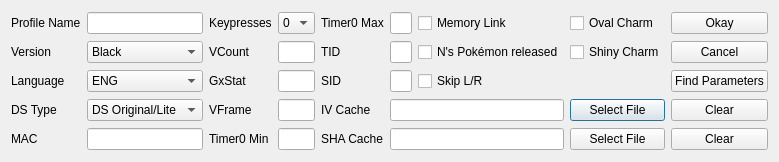
<?xml version="1.0" encoding="UTF-8"?>
<ui version="4.0">
 <class>ProfileEditor5</class>
 <widget class="QDialog" name="ProfileEditor5">
  <property name="geometry">
   <rect>
    <x>0</x>
    <y>0</y>
    <width>752</width>
    <height>162</height>
   </rect>
  </property>
  <property name="windowTitle">
   <string>Profile Editor Gen 5</string>
  </property>
  <layout class="QGridLayout" name="gridLayout">
   <item row="0" column="0">
    <widget class="QLabel" name="labelProfile">
     <property name="text">
      <string>Profile Name</string>
     </property>
    </widget>
   </item>
   <item row="0" column="1">
    <widget class="QLineEdit" name="lineEditProfile"/>
   </item>
   <item row="1" column="0">
    <widget class="QLabel" name="labelVersion">
     <property name="text">
      <string>Version</string>
     </property>
    </widget>
   </item>
   <item row="1" column="1">
    <widget class="ComboBox" name="comboBoxVersion">
     <item>
      <property name="text">
       <string>Black</string>
      </property>
     </item>
     <item>
      <property name="text">
       <string>White</string>
      </property>
     </item>
     <item>
      <property name="text">
       <string>Black 2</string>
      </property>
     </item>
     <item>
      <property name="text">
       <string>White 2</string>
      </property>
     </item>
    </widget>
   </item>
   <item row="2" column="0">
    <widget class="QLabel" name="labelLanguage">
     <property name="text">
      <string>Language</string>
     </property>
    </widget>
   </item>
   <item row="2" column="1">
    <widget class="ComboBox" name="comboBoxLanguage">
     <item>
      <property name="text">
       <string>ENG</string>
      </property>
     </item>
     <item>
      <property name="text">
       <string>SPA</string>
      </property>
     </item>
     <item>
      <property name="text">
       <string>FRE</string>
      </property>
     </item>
     <item>
      <property name="text">
       <string>ITA</string>
      </property>
     </item>
     <item>
      <property name="text">
       <string>DEU</string>
      </property>
     </item>
     <item>
      <property name="text">
       <string>JPN</string>
      </property>
     </item>
     <item>
      <property name="text">
       <string>KOR</string>
      </property>
     </item>
    </widget>
   </item>
   <item row="3" column="0">
    <widget class="QLabel" name="labelDSType">
     <property name="text">
      <string>DS Type</string>
     </property>
    </widget>
   </item>
   <item row="3" column="1">
    <widget class="ComboBox" name="comboBoxDSType">
     <item>
      <property name="text">
       <string>DS Original/Lite</string>
      </property>
     </item>
     <item>
      <property name="text">
       <string>DSi/DSi XL</string>
      </property>
     </item>
     <item>
      <property name="text">
       <string>3DS</string>
      </property>
     </item>
    </widget>
   </item>
   <item row="4" column="0">
    <widget class="QLabel" name="labelMAC">
     <property name="text">
      <string>MAC</string>
     </property>
    </widget>
   </item>
   <item row="4" column="1">
    <widget class="TextBox" name="textBoxMAC"/>
   </item>
   <item row="0" column="2">
    <widget class="QLabel" name="labelKeypresses">
     <property name="text">
      <string>Keypresses</string>
     </property>
    </widget>
   </item>
   <item row="0" column="3">
    <widget class="CheckList" name="comboBoxKeypresses">
     <item>
      <property name="text">
       <string notr="true">0</string>
      </property>
     </item>
     <item>
      <property name="text">
       <string notr="true">1</string>
      </property>
     </item>
     <item>
      <property name="text">
       <string notr="true">2</string>
      </property>
     </item>
     <item>
      <property name="text">
       <string notr="true">3</string>
      </property>
     </item>
     <item>
      <property name="text">
       <string notr="true">4</string>
      </property>
     </item>
     <item>
      <property name="text">
       <string notr="true">5</string>
      </property>
     </item>
     <item>
      <property name="text">
       <string notr="true">6</string>
      </property>
     </item>
     <item>
      <property name="text">
       <string notr="true">7</string>
      </property>
     </item>
     <item>
      <property name="text">
       <string notr="true">8</string>
      </property>
     </item>
    </widget>
   </item>
   <item row="1" column="2">
    <widget class="QLabel" name="labelVCount">
     <property name="text">
      <string>VCount</string>
     </property>
    </widget>
   </item>
   <item row="1" column="3">
    <widget class="TextBox" name="textBoxVCount"/>
   </item>
   <item row="2" column="2">
    <widget class="QLabel" name="labelGxStat">
     <property name="text">
      <string>GxStat</string>
     </property>
    </widget>
   </item>
   <item row="2" column="3">
    <widget class="TextBox" name="textBoxGxStat"/>
   </item>
   <item row="3" column="2">
    <widget class="QLabel" name="labelVFrame">
     <property name="text">
      <string>VFrame</string>
     </property>
    </widget>
   </item>
   <item row="3" column="3">
    <widget class="TextBox" name="textBoxVFrame"/>
   </item>
   <item row="4" column="2">
    <widget class="QLabel" name="labelTimer0Min">
     <property name="text">
      <string>Timer0 Min</string>
     </property>
    </widget>
   </item>
   <item row="4" column="3">
    <widget class="TextBox" name="textBoxTimer0Min"/>
   </item>
   <item row="0" column="4">
    <widget class="QLabel" name="labelTimer0Max">
     <property name="text">
      <string>Timer0 Max</string>
     </property>
    </widget>
   </item>
   <item row="0" column="5">
    <widget class="TextBox" name="textBoxTimer0Max"/>
   </item>
   <item row="1" column="4">
    <widget class="QLabel" name="labelTID">
     <property name="text">
      <string>TID</string>
     </property>
    </widget>
   </item>
   <item row="1" column="5">
    <widget class="TextBox" name="textBoxTID"/>
   </item>
   <item row="2" column="4">
    <widget class="QLabel" name="labelSID">
     <property name="text">
      <string>SID</string>
     </property>
    </widget>
   </item>
   <item row="2" column="5">
    <widget class="TextBox" name="textBoxSID"/>
   </item>
   <item row="0" column="6">
    <widget class="QCheckBox" name="checkBoxMemoryLink">
     <property name="text">
      <string>Memory Link</string>
     </property>
    </widget>
   </item>
   <item row="1" column="6">
    <widget class="QCheckBox" name="checkBoxNsPokemonReleased">
     <property name="text">
      <string>N's Pokémon released</string>
     </property>
    </widget>
   </item>
   <item row="0" column="7">
    <widget class="QCheckBox" name="checkBoxOvalCharm">
     <property name="text">
      <string>Oval Charm</string>
     </property>
    </widget>
   </item>
   <item row="1" column="7">
    <widget class="QCheckBox" name="checkBoxShinyCharm">
     <property name="text">
      <string>Shiny Charm</string>
     </property>
    </widget>
   </item>
   <item row="2" column="6">
    <widget class="QCheckBox" name="checkBoxSkipLR">
     <property name="text">
      <string>Skip L/R</string>
     </property>
    </widget>
   </item>
   <item row="3" column="4">
    <widget class="QLabel" name="labelIVCache">
     <property name="text">
      <string>IV Cache</string>
     </property>
    </widget>
   </item>
   <item row="3" column="5" colspan="2">
    <widget class="QLineEdit" name="lineEditIVCache">
     <property name="readOnly">
      <bool>true</bool>
     </property>
    </widget>
   </item>
   <item row="3" column="7">
    <widget class="QPushButton" name="pushButtonSelectIVCache">
     <property name="text">
      <string>Select File</string>
     </property>
    </widget>
   </item>
   <item row="3" column="8">
    <widget class="QPushButton" name="pushButtonClearIVCache">
     <property name="text">
      <string>Clear</string>
     </property>
    </widget>
   </item>
   <item row="4" column="4">
    <widget class="QLabel" name="labelSHACache">
     <property name="text">
      <string>SHA Cache</string>
     </property>
    </widget>
   </item>
   <item row="4" column="5" colspan="2">
    <widget class="QLineEdit" name="lineEditSHACache">
     <property name="readOnly">
      <bool>true</bool>
     </property>
    </widget>
   </item>
   <item row="4" column="7">
    <widget class="QPushButton" name="pushButtonSelectSHACache">
     <property name="text">
      <string>Select File</string>
     </property>
    </widget>
   </item>
   <item row="4" column="8">
    <widget class="QPushButton" name="pushButtonClearSHACache">
     <property name="text">
      <string>Clear</string>
     </property>
    </widget>
   </item>
   <item row="0" column="8">
    <widget class="QPushButton" name="pushButtonOkay">
     <property name="text">
      <string>Okay</string>
     </property>
    </widget>
   </item>
   <item row="1" column="8">
    <widget class="QPushButton" name="pushButtonCancel">
     <property name="text">
      <string>Cancel</string>
     </property>
    </widget>
   </item>
   <item row="2" column="8">
    <widget class="QPushButton" name="pushButtonFindParameters">
     <property name="text">
      <string>Find Parameters</string>
     </property>
    </widget>
   </item>
  </layout>
 </widget>
 <customwidgets>
  <customwidget>
   <class>TextBox</class>
   <extends>QLineEdit</extends>
   <header>Form/Controls/TextBox.hpp</header>
  </customwidget>
  <customwidget>
   <class>ComboBox</class>
   <extends>QComboBox</extends>
   <header>Form/Controls/ComboBox.hpp</header>
  </customwidget>
  <customwidget>
   <class>CheckList</class>
   <extends>QComboBox</extends>
   <header>Form/Controls/CheckList.hpp</header>
  </customwidget>
 </customwidgets>
 <tabstops>
  <tabstop>lineEditProfile</tabstop>
  <tabstop>comboBoxVersion</tabstop>
  <tabstop>comboBoxLanguage</tabstop>
  <tabstop>comboBoxDSType</tabstop>
  <tabstop>textBoxMAC</tabstop>
  <tabstop>comboBoxKeypresses</tabstop>
  <tabstop>textBoxVCount</tabstop>
  <tabstop>textBoxGxStat</tabstop>
  <tabstop>textBoxVFrame</tabstop>
  <tabstop>textBoxTimer0Min</tabstop>
  <tabstop>textBoxTimer0Max</tabstop>
  <tabstop>textBoxTID</tabstop>
  <tabstop>textBoxSID</tabstop>
  <tabstop>checkBoxMemoryLink</tabstop>
  <tabstop>checkBoxNsPokemonReleased</tabstop>
  <tabstop>checkBoxOvalCharm</tabstop>
  <tabstop>checkBoxShinyCharm</tabstop>
  <tabstop>checkBoxSkipLR</tabstop>
  <tabstop>lineEditIVCache</tabstop>
  <tabstop>pushButtonSelectIVCache</tabstop>
  <tabstop>pushButtonClearIVCache</tabstop>
  <tabstop>lineEditSHACache</tabstop>
  <tabstop>pushButtonSelectSHACache</tabstop>
  <tabstop>pushButtonClearSHACache</tabstop>
  <tabstop>pushButtonOkay</tabstop>
  <tabstop>pushButtonCancel</tabstop>
  <tabstop>pushButtonFindParameters</tabstop>
 </tabstops>
 <resources/>
 <connections/>
</ui>
